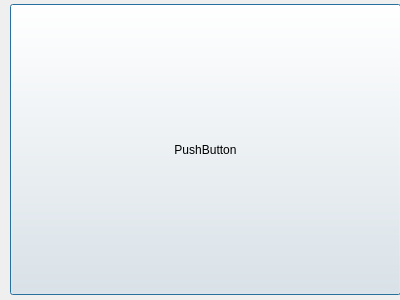
<?xml version="1.0" encoding="UTF-8"?>
<ui version="4.0">
 <class>status_buttom</class>
 <widget class="QDialog" name="status_buttom">
  <property name="geometry">
   <rect>
    <x>0</x>
    <y>0</y>
    <width>400</width>
    <height>300</height>
   </rect>
  </property>
  <property name="windowTitle">
   <string>Dialog</string>
  </property>
  <widget class="QPushButton" name="pushButton">
   <property name="geometry">
    <rect>
     <x>10</x>
     <y>4</y>
     <width>391</width>
     <height>291</height>
    </rect>
   </property>
   <property name="text">
    <string>PushButton</string>
   </property>
  </widget>
 </widget>
 <resources/>
 <connections/>
</ui>
